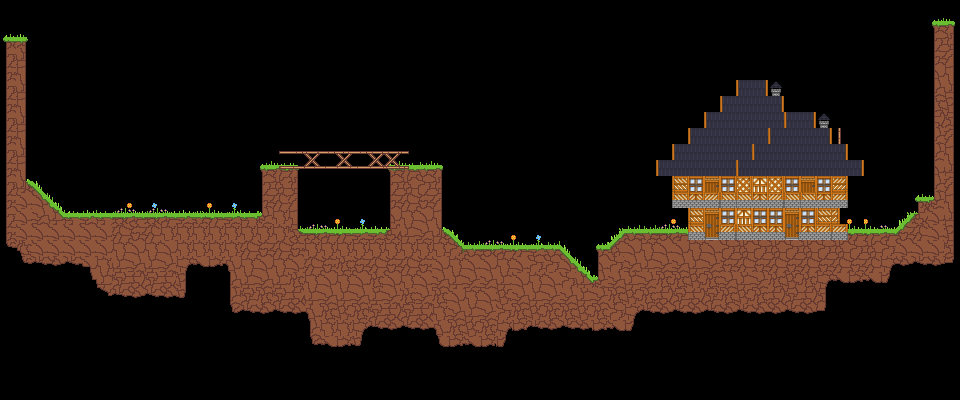

Tiled map render using the project's own tile images. Description and the map definition, with tile-layer contents summarised, below:
An orthogonal 60x25 tile map with 16x16 px tiles, 3 tile layers (Layer 1, Building , Props), 2 tilesets and 247 objects (247x collidable).

<map version="1.2" orientation="orthogonal" renderorder="right-down" width="60" height="25" tilewidth="16" tileheight="16" nextobjectid="249">
  <properties>
    <property name="sw1" value="101" />
    <property name="sw2" value="529" />
    <property name="sw3" value="22" />
    <property name="sw4" value="207" />
    <property name="sw5" value="225" />
    <property name="sw6" value="226" />
  </properties>
  <tileset firstgid="1" name="platformer_32_full_2" columns="18" tilecount="540" tileheight="16" tilewidth="16">
    <image source="imgs/platformer_32_full_2.png" width="288" height="480" />
  </tileset>
  <tileset firstgid="541" name="1607198504245" columns="8" tilecount="64" tileheight="16" tilewidth="16">
    <image source="imgs/1607198504245.png" width="128" height="128" />
  </tileset>
  <layer name="Layer 1" width="60" height="25">
    <data>[1500 cells, 451 non-empty, 121 distinct tile ids]</data>
  </layer>
  <layer name="Building " width="60" height="25">
    <data>[1500 cells, 90 non-empty, 17 distinct tile ids]</data>
  </layer>
  <objectgroup name="collidable">
    <object name="collidable" type="" id="1" x="0" y="32" width="16" height="16">
      <properties>
        <property name="collidable" value="true" />
      </properties>
    </object>
    <object name="collidable" type="" id="2" x="16" y="32" width="16" height="16">
      <properties>
        <property name="collidable" value="true" />
      </properties>
    </object>
    <object name="collidable" type="" id="3" x="0" y="48" width="16" height="16">
      <properties>
        <property name="collidable" value="true" />
      </properties>
    </object>
    <object name="collidable" type="" id="4" x="16" y="48" width="16" height="16">
      <properties>
        <property name="collidable" value="true" />
      </properties>
    </object>
    <object name="collidable" type="" id="5" x="0" y="64" width="16" height="16">
      <properties>
        <property name="collidable" value="true" />
      </properties>
    </object>
    <object name="collidable" type="" id="6" x="16" y="64" width="16" height="16">
      <properties>
        <property name="collidable" value="true" />
      </properties>
    </object>
    <object name="collidable" type="" id="7" x="0" y="80" width="16" height="16">
      <properties>
        <property name="collidable" value="true" />
      </properties>
    </object>
    <object name="collidable" type="" id="8" x="16" y="80" width="16" height="16">
      <properties>
        <property name="collidable" value="true" />
      </properties>
    </object>
    <object name="collidable" type="" id="9" x="0" y="96" width="16" height="16">
      <properties>
        <property name="collidable" value="true" />
      </properties>
    </object>
    <object name="collidable" type="" id="10" x="16" y="96" width="16" height="16">
      <properties>
        <property name="collidable" value="true" />
      </properties>
    </object>
    <object name="collidable" type="" id="11" x="0" y="112" width="16" height="16">
      <properties>
        <property name="collidable" value="true" />
      </properties>
    </object>
    <object name="collidable" type="" id="12" x="16" y="112" width="16" height="16">
      <properties>
        <property name="collidable" value="true" />
      </properties>
    </object>
    <object name="collidable" type="" id="13" x="0" y="128" width="16" height="16">
      <properties>
        <property name="collidable" value="true" />
      </properties>
    </object>
    <object name="collidable" type="" id="14" x="16" y="144" width="16" height="16">
      <properties>
        <property name="collidable" value="true" />
      </properties>
    </object>
    <object name="collidable" type="" id="15" x="0" y="144" width="16" height="16">
      <properties>
        <property name="collidable" value="true" />
      </properties>
    </object>
    <object name="collidable" type="" id="16" x="16" y="128" width="16" height="16">
      <properties>
        <property name="collidable" value="true" />
      </properties>
    </object>
    <object name="collidable" type="" id="17" x="0" y="160" width="16" height="16">
      <properties>
        <property name="collidable" value="true" />
      </properties>
    </object>
    <object name="collidable" type="" id="18" x="16" y="176" width="16" height="16">
      <properties>
        <property name="collidable" value="true" />
      </properties>
    </object>
    <object name="collidable" type="" id="19" x="16" y="160" width="16" height="16">
      <properties>
        <property name="collidable" value="true" />
      </properties>
    </object>
    <object name="collidable" type="" id="20" x="0" y="176" width="16" height="16">
      <properties>
        <property name="collidable" value="true" />
      </properties>
    </object>
    <object name="collidable" type="" id="21" x="16" y="192" width="16" height="16">
      <properties>
        <property name="collidable" value="true" />
      </properties>
    </object>
    <object name="collidable" type="" id="22" x="0" y="192" width="16" height="16">
      <properties>
        <property name="collidable" value="true" />
      </properties>
    </object>
    <object name="collidable" type="" id="23" x="0" y="208" width="16" height="16">
      <properties>
        <property name="collidable" value="true" />
      </properties>
    </object>
    <object name="collidable" type="" id="24" x="0" y="224" width="16" height="16">
      <properties>
        <property name="collidable" value="true" />
      </properties>
    </object>
    <object name="collidable" type="" id="25" x="16" y="240" width="16" height="16">
      <properties>
        <property name="collidable" value="true" />
      </properties>
    </object>
    <object name="collidable" type="" id="26" x="32" y="240" width="16" height="16">
      <properties>
        <property name="collidable" value="true" />
      </properties>
    </object>
    <object name="collidable" type="" id="27" x="32" y="224" width="16" height="16">
      <properties>
        <property name="collidable" value="true" />
      </properties>
    </object>
    <object name="collidable" type="" id="28" x="16" y="224" width="16" height="16">
      <properties>
        <property name="collidable" value="true" />
      </properties>
    </object>
    <object name="collidable" type="" id="29" x="16" y="208" width="16" height="16">
      <properties>
        <property name="collidable" value="true" />
      </properties>
    </object>
    <object name="collidable" type="" id="30" x="32" y="208" width="16" height="16">
      <properties>
        <property name="collidable" value="true" />
      </properties>
    </object>
    <object name="collidable" type="" id="31" x="32" y="192" width="16" height="16">
      <properties>
        <property name="collidable" value="true" />
      </properties>
    </object>
    <object name="collidable" type="" id="32" x="48" y="208" width="16" height="16">
      <properties>
        <property name="collidable" value="true" />
      </properties>
    </object>
    </objectgroup>
  <layer name="Props" width="60" height="25">
    <data>[1500 cells, 19 non-empty, 13 distinct tile ids]</data>
  </layer>
</map>
<!-- 215 of 247 objects omitted -->
